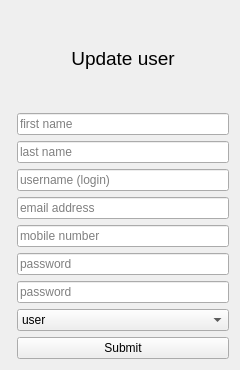
<?xml version="1.0" encoding="UTF-8"?>
<ui version="4.0">
 <class>Form</class>
 <widget class="QWidget" name="Form">
  <property name="geometry">
   <rect>
    <x>0</x>
    <y>0</y>
    <width>240</width>
    <height>370</height>
   </rect>
  </property>
  <property name="windowTitle">
   <string>Form</string>
  </property>
  <layout class="QFormLayout" name="formLayout">
   <item row="9" column="1">
    <widget class="QLineEdit" name="lineEdit">
     <property name="placeholderText">
      <string>password</string>
     </property>
    </widget>
   </item>
   <item row="11" column="1">
    <widget class="QPushButton" name="Submit_Button">
     <property name="text">
      <string>Submit</string>
     </property>
    </widget>
   </item>
   <item row="8" column="1">
    <widget class="QLineEdit" name="lineEdit_2">
     <property name="placeholderText">
      <string>password</string>
     </property>
    </widget>
   </item>
   <item row="6" column="1">
    <widget class="QLineEdit" name="lineEdit_3">
     <property name="placeholderText">
      <string>email address</string>
     </property>
    </widget>
   </item>
   <item row="5" column="1">
    <widget class="QLineEdit" name="lineEdit_4">
     <property name="placeholderText">
      <string>username (login)</string>
     </property>
    </widget>
   </item>
   <item row="0" column="1">
    <spacer name="verticalSpacer">
     <property name="orientation">
      <enum>Qt::Vertical</enum>
     </property>
     <property name="sizeHint" stdset="0">
      <size>
       <width>20</width>
       <height>40</height>
      </size>
     </property>
    </spacer>
   </item>
   <item row="1" column="1">
    <widget class="QLabel" name="label">
     <property name="font">
      <font>
       <pointsize>14</pointsize>
      </font>
     </property>
     <property name="text">
      <string>Update user</string>
     </property>
     <property name="alignment">
      <set>Qt::AlignCenter</set>
     </property>
    </widget>
   </item>
   <item row="2" column="1">
    <spacer name="verticalSpacer_2">
     <property name="orientation">
      <enum>Qt::Vertical</enum>
     </property>
     <property name="sizeHint" stdset="0">
      <size>
       <width>20</width>
       <height>40</height>
      </size>
     </property>
    </spacer>
   </item>
   <item row="7" column="1">
    <widget class="QLineEdit" name="lineEdit_5">
     <property name="placeholderText">
      <string>mobile number</string>
     </property>
    </widget>
   </item>
   <item row="4" column="1">
    <widget class="QLineEdit" name="lineEdit_6">
     <property name="placeholderText">
      <string>last name</string>
     </property>
    </widget>
   </item>
   <item row="3" column="1">
    <widget class="QLineEdit" name="lineEdit_7">
     <property name="placeholderText">
      <string>first name</string>
     </property>
    </widget>
   </item>
   <item row="10" column="1">
    <widget class="QComboBox" name="comboBox">
     <item>
      <property name="text">
       <string>user</string>
      </property>
     </item>
     <item>
      <property name="text">
       <string>administrator</string>
      </property>
     </item>
    </widget>
   </item>
  </layout>
 </widget>
 <resources/>
 <connections/>
</ui>
